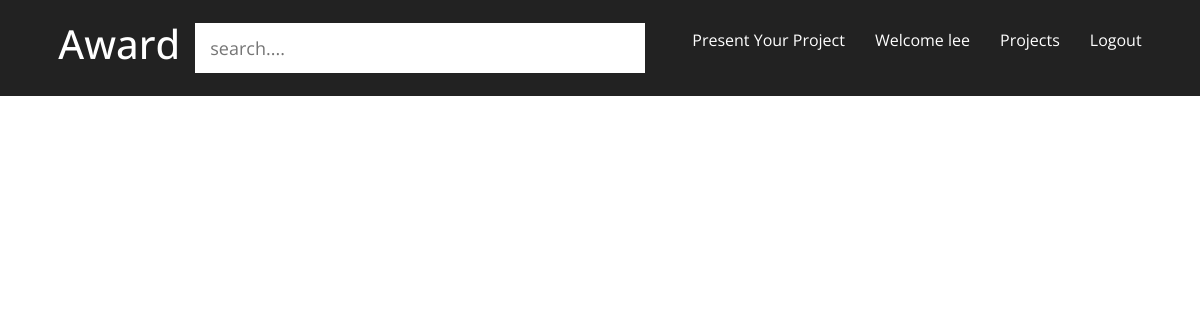
The page /uploading/singleview/ (signed in) on the database as committed earlier.
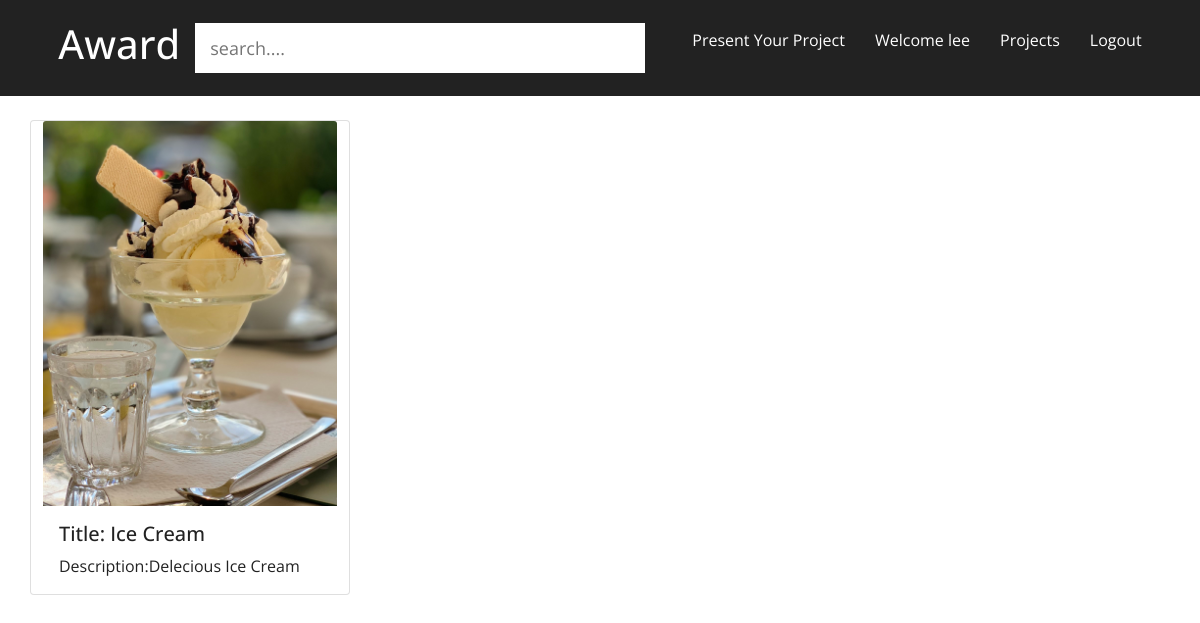
The same page on the database as committed later.
### uploading/models.py (models this page shows, shortened)
class Post(models.Model):
    user = models.ForeignKey(Account, on_delete=models.SET_NULL, null=True)
    image = models.ImageField(upload_to='images')
    title = models.CharField(max_length=20 ,unique=True, null=True)
    description = models.CharField(max_length=200)
    date_posted  =  models.DateTimeField(auto_now_add=True)
    date_updated = models.DateTimeField(auto_now=True)
    post_link = models.CharField(max_length=20, unique=True,null=True)

### uploading/views.py (the view)
# urls.py: path('singleview/', views.singleview, name='singleview'),
def singleview(request):
    posts = Post.objects.all()
    title = Post.objects.all()
    description = Post.objects.all()
    post_link = Post.objects.all()
    context = {
        'posts'         : posts,
        'title'         : title,
        'description'  : description,
        'post_link'     :  post_link,
    }
    return render(request, 'single_view.html', context)

### accounts/templates/single_view.html
{% extends 'base.html' %}
{% load static %}
{% block content %}
<div class="container">
    <div class="row">
{% for post in posts %}
<div class="card" style="width: 20rem; margin-top: 120px;">
    <img src="{{post.image.url}}" class="card-img-top" alt="...">
    <div class="card-body">
      <h5 class="card-title">Title: {{post.title}}</h5>
      <p class="card-text">Description:{{post.description}}</p>
    </div>
  </div>
  {% endfor %}
</div>
</div>
{% endblock %}

Rows that differ between the two databases and show on the page:
added Post: image (picture), title "Ice Cream", description "Delecious Ice Cream"
